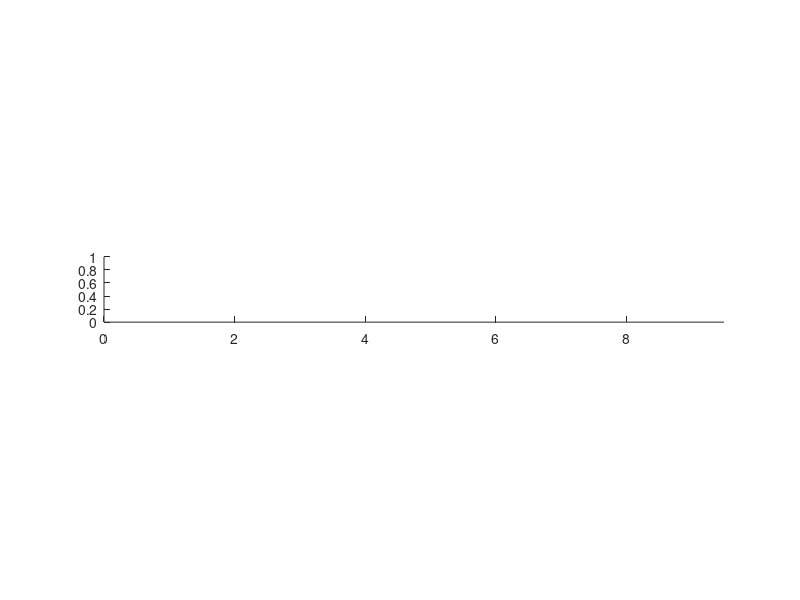

Source code (MATLAB): (Note: this script raises an error after producing the figure.)

% axis equal
set(gca,'DataAspectRatio',[1 1 1])
hold on

% axis limit
xlim([0 9.5])

% Target Safe Regions
reg(1) = EnvObject2D(0.5,7.5,'rectangle','green',1,1);
reg(2) = EnvObject2D(0.75,3.25,'rectangle','green',0.5,1.5);

% Obstacles: unsafe regions
obs(1) = EnvObject2D(1.5,6.25,'rectangle','black',1,1.5);
obs(2) = EnvObject2D(1,4.2,'rectangle','black',2,0.4);
obs(3) = EnvObject2D(1.5,1.25,'rectangle','black',1,2.5);
obs(4) = EnvObject2D(3,4.5,'rectangle','black',0.2,6);
obs(5) = EnvObject2D(5.2,3.5,'rectangle','black',0.2,7);
obs(6) = EnvObject2D(7,4.5,'rectangle','black',1,1);
obs(7) = EnvObject2D(7.5,2.5,'rectangle','black',1,1);
obs(8) = EnvObject2D(9,4,'rectangle','black',1,1);

% Now create occupancy grid
%occupancy_grid;